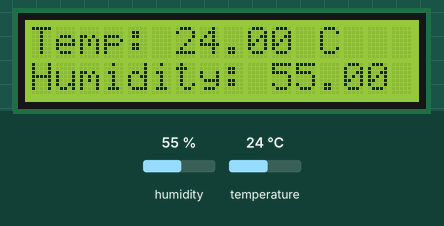
This sketch was run on a simulated Arduino Uno, built with avr-gcc and run on an emulated ATmega328P. Parts: 16×2 character LCD. The inputs (shaded band) are chosen by the test bench; at power-on: humidity 55 %, temperature 24 °C.

Above: at 3.2 s.
3.3 s: humidity set to 22 %
At 4.6 s:
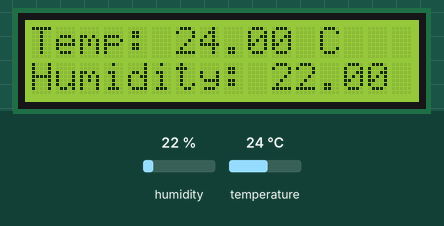
6.1 s: temperature set to 12 °C
At 7.0 s:
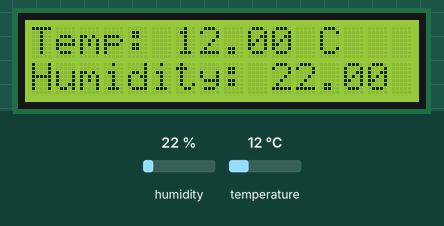
8.9 s: humidity set to 40 %
At 11.6 s:
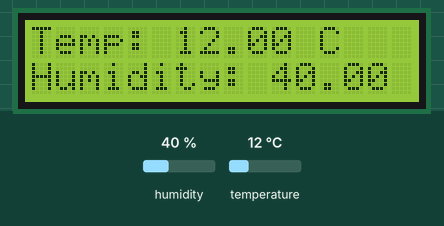
11.9 s: temperature set to 19 °C
At 13.0 s:
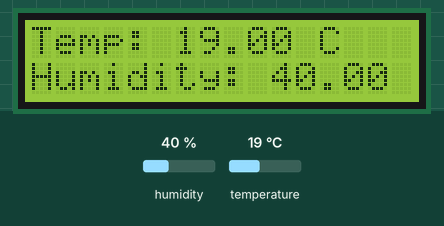
Timing chart, 0 to 14.9 s (numbered marks = the images above; inputs shaded):
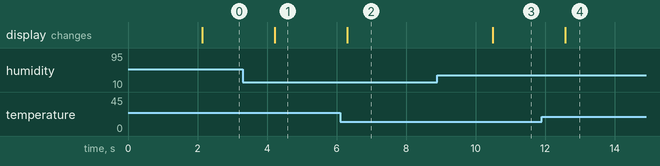

Measured:
- after the input at 3.3 s, the display: changes after 0.92 s (image 1)
- after the input at 6.1 s, the display: changes after 0.21 s (image 2)
- after the input at 8.9 s, the display: changes after 1.6 s (image 3)
- after the input at 11.9 s, the display: changes after 0.68 s (image 4)

The sketch:

R54._Mini_Weather_Station_Using_DHT11.ino
```cpp
/*
Components used:
- Arduino Board
- Sensor Shield
- DHT11 Temperature and Humidity Sensor
- LCD Display (16x2 with I2C)
*/

#include <DHT.h>
#include <LiquidCrystal_I2C.h>

// Pin configuration
#define DHTPIN 2          // Pin for DHT11 sensor
#define DHTTYPE DHT11     // DHT11 sensor type

DHT dht(DHTPIN, DHTTYPE);  // Initialize DHT sensor

// Initialize the LCD
LiquidCrystal_I2C lcd(0x27, 16, 2);  // Set LCD I2C address and size

void setup() {
  lcd.begin();            // Initialize the LCD
  lcd.backlight();        // Turn on the LCD backlight
  dht.begin();            // Start DHT11 sensor

  lcd.setCursor(0, 0);    // Set cursor to the first row, first column
  lcd.print("Weather Station");
  delay(2000);            // Display message for 2 seconds
}

void loop() {
  float temperature = dht.readTemperature();  // Read temperature in Celsius
  float humidity = dht.readHumidity();        // Read humidity

  if (isnan(temperature) || isnan(humidity)) {
    lcd.clear();
    lcd.setCursor(0, 0);
    lcd.print("Sensor Error");
    return;
  }

  lcd.clear();
  lcd.setCursor(0, 0);
  lcd.print("Temp: ");
  lcd.print(temperature);
  lcd.print(" C");

  lcd.setCursor(0, 1);
  lcd.print("Humidity: ");
  lcd.print(humidity);
  lcd.print(" %");

  delay(1000);  // Update readings every 1 seconds
}
```
